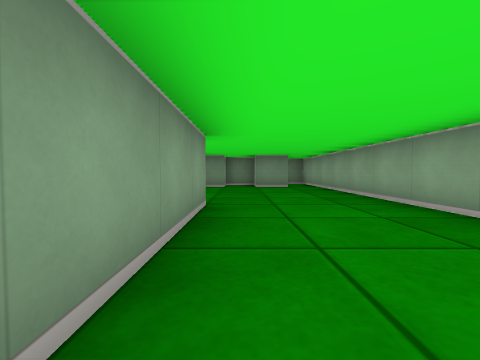
View 1 (above)

19 first-person views from a walk through a cub3D level. The camera is about half as high as the walls, tilts 2° down and sees 90° across. The floor is counted in squares. Each view is taken from the middle of a square. On the plan, view 1 faces up. The plan holds only what a view shows up to about 9 squares ahead; the rest is blank.

View 2
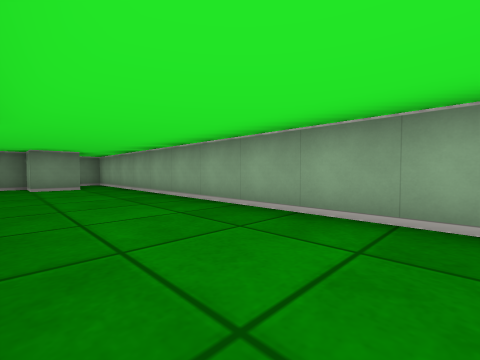

View 3
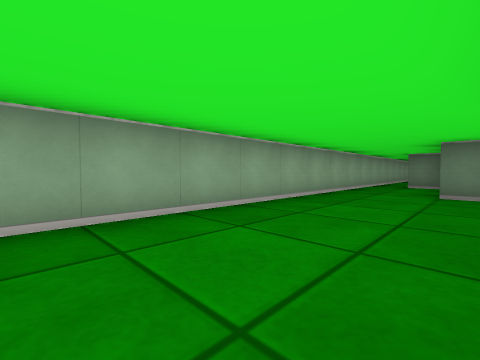

View 4
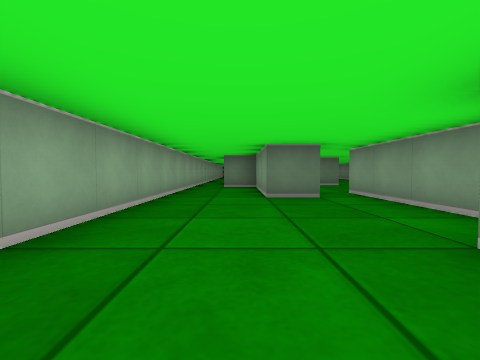

View 5
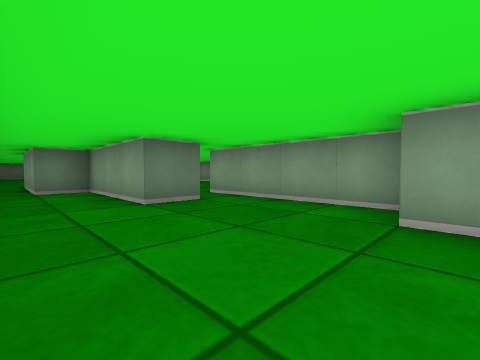

View 6
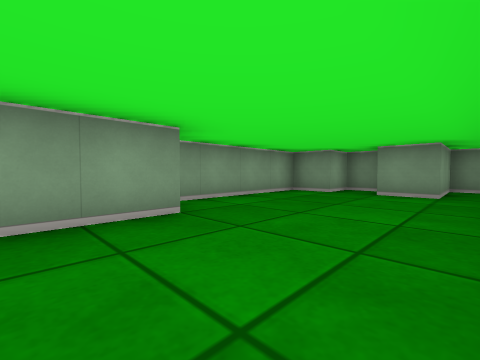

View 7
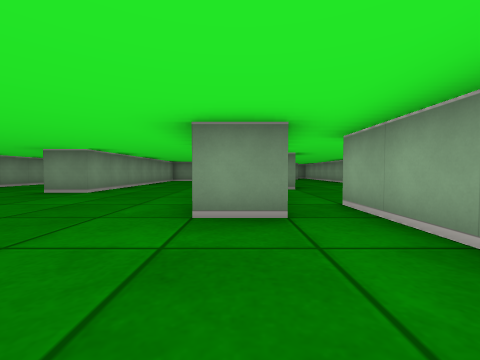

View 8
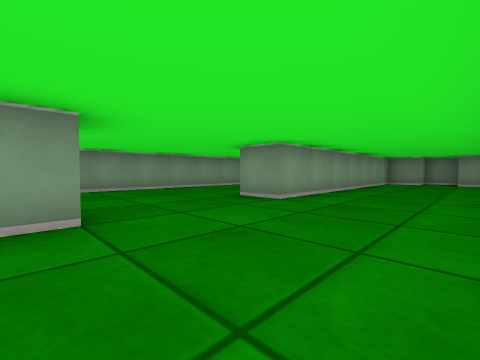

View 9
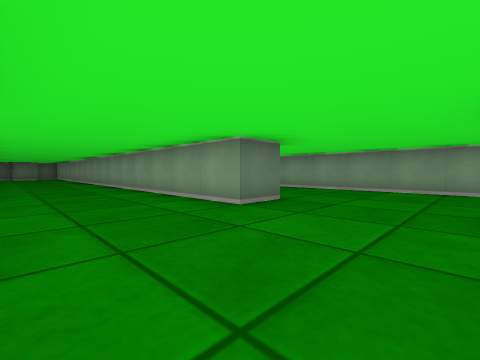

View 10
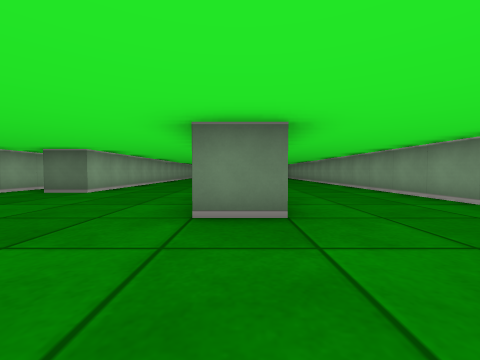

View 11
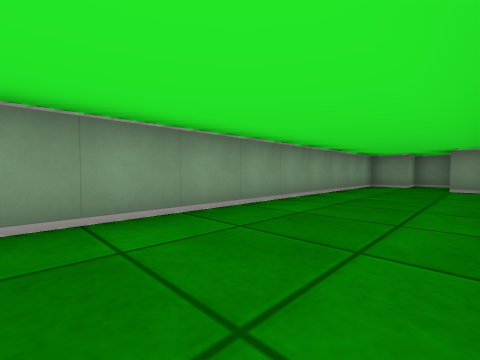

View 12
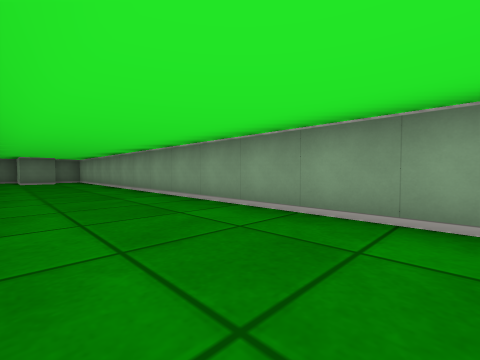

View 13
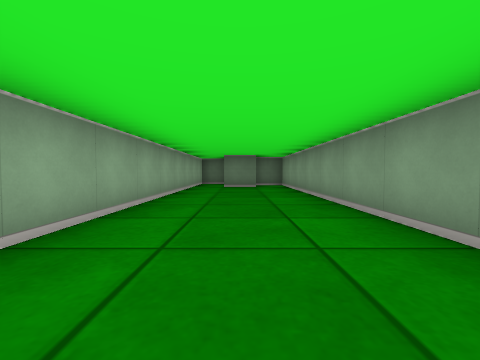

View 14
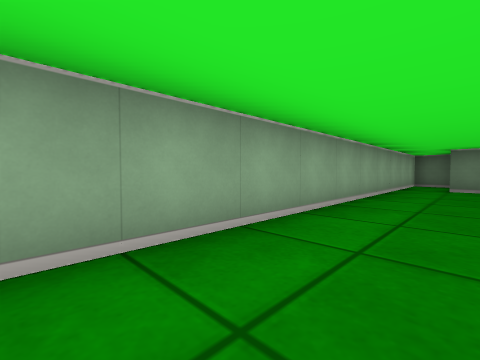

View 15
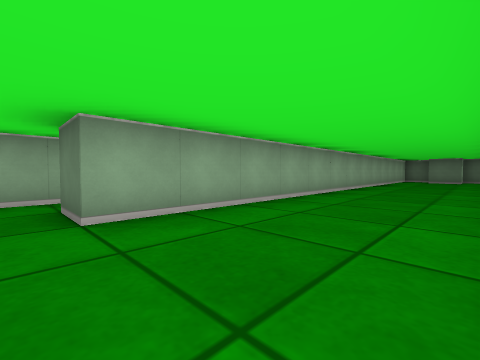

View 16
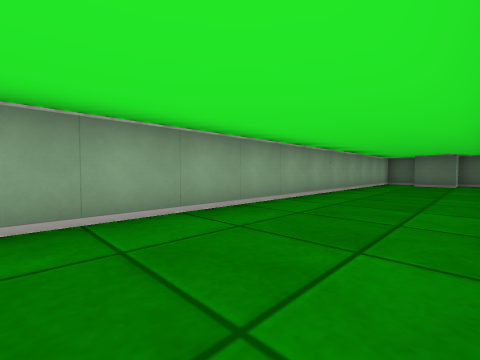

View 17
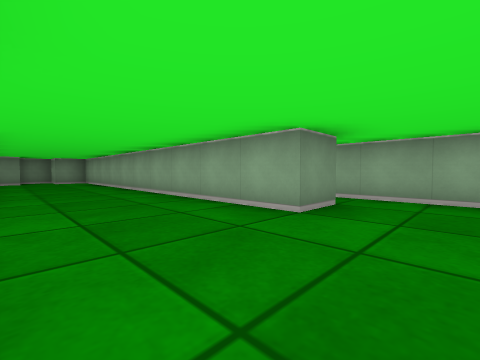

View 18
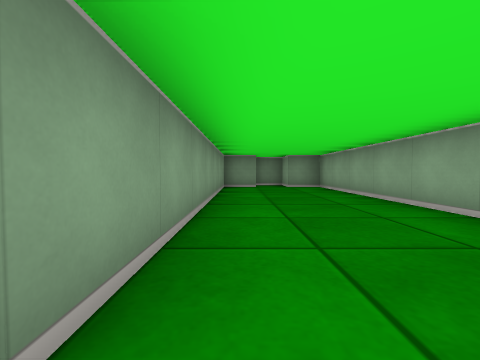

View 19
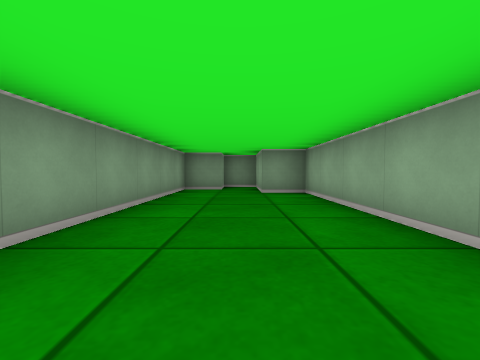

### Floor plan
Points are (right, up) in squares from view 1. A wall is a line through its corners. A room is listed if a view was taken in it or the views show most of it. See-through windows are left out.
Room 1 (views 1, 2, 3, 4, 5, 6)
walls: (-1.5, -0.6) (-1.5, -4.5); (-0.5, 3.6) (-0.5, -0.5); (-0.5, -4.5) (-0.5, -3.5) (0.5, -3.5) (0.5, -6.5) (1.5, -6.5) (1.5, -9.5); (2.5, -8.2) (2.5, 9.5) (1.5, 9.5) (1.5, 7.5) (0.5, 7.5) (0.5, 8.5) (-0.5, 8.5) (-0.5, 7.5) (-1.5, 7.5) (-1.5, 4)
ways out: opening at (-1, -4) to room 2; opening at (2, -9)
Room 2 (views 7, 8, 9, 10, 11, 12, 13, 14, 15, 16, 17, 18, 19)
walls: (-6.5, -4.5) (-5.5, -4.5) (-5.5, -12.2); (-1.5, -4.5) (-2.5, -4.5) (-2.5, 5.5) (-3.5, 5.5) (-3.5, 6.5) (-4.5, 6.5); (-0.5, -7.6) (-0.5, -4.5); (-6.5, 1.4) (-6.5, 5.5) (-7.5, 5.5) (-7.5, 7.5) (-8.5, 7.5) (-8.5, 6.5) (-9.5, 6.5) (-9.5, -19.5) (-8.5, -19.5); (-8.5, -18.5) (-7.5, -18.5); (-4.5, 6.2) (-4.5, 5.5) (-5.5, 5.5) (-5.5, -1.5) (-6.5, -1.5); (-2.5, -20.2) (-2.5, -7.5) (-1.5, -7.5); (-5, -20.5) (-4.5, -20.5) (-4.5, -19.5) (-3.5, -19.5); (-3.4, -20.5) (-2.8, -20.5); (-7.4, -20.5) (-6.5, -20.5) (-6.5, -10.9)
ways out: opening at (-1, -4) to room 1; opening at (-1, -8.5)

Positions as (right, up) in squares from view 1, and headings:
1: (0, 0), facing up
2: (0, 0), facing up-right
3: (0, 2), facing down-right
4: (1, 1), facing down
5: (2, 0), facing down-left
6: (2, 2), facing up-left
7: (-2, -7), facing up
8: (-3, -5), facing up-left
9: (-3, -2), facing down-left
10: (-6, -2), facing down
11: (-7, -2), facing up-left
12: (-7, -7), facing down-left
13: (-8, -11), facing down
14: (-8, -11), facing down-right
15: (-5, -7), facing down-right
16: (-5, -10), facing down-right
17: (-5, -6), facing up-right
18: (-5, -2), facing up
19: (-8, 0), facing up
